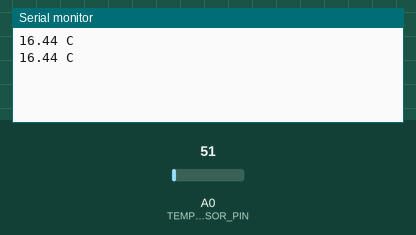
This sketch was run on a simulated Arduino Uno, built with avr-gcc and run on an emulated ATmega328P. Shown: the last lines printed to the serial monitor. Inputs (shaded band) come from the test bench; at power-on: A0 (TEMPERATURE_SENSOR_PIN) = 51.

Above: at 1.8 s.
1.9 s: A0 (TEMPERATURE_SENSOR_PIN) set to 61
At 2.8 s:
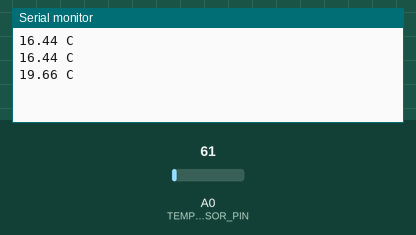
3.4 s: A0 (TEMPERATURE_SENSOR_PIN) set to 71
At 4.8 s:
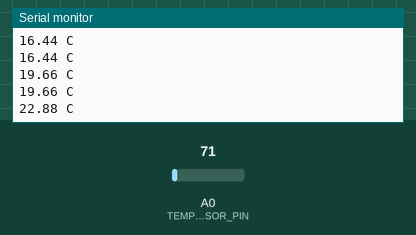
Timing chart, 0 to 6.4 s (numbered marks = the images above; inputs shaded):
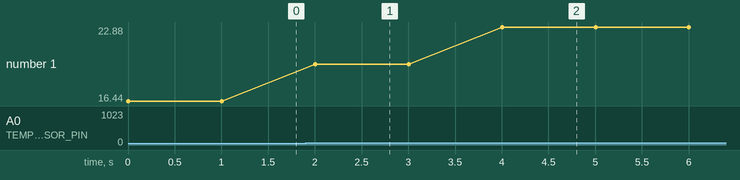

The sketch:

serial-thermometer-LM35.ino
```cpp
#define DEVICE_VOLTAGE 3.3
#define ADC_RESOLUTION 1024.0
#define MULTIPLIER 100.0
#define TEMPERATURE_SENSOR_PIN A0

int sensorRead;
float temperature;

void setup()
{
  Serial.begin(9600);
}

void loop()
{
  sensorRead = analogRead(TEMPERATURE_SENSOR_PIN);
  temperature = (sensorRead * DEVICE_VOLTAGE) / ADC_RESOLUTION;
  temperature *= MULTIPLIER;

  Serial.print(temperature);
  Serial.print(" C \n");
  delay(1000);
}
```

Measured:
- after the input at 1.9 s, the serial monitor: prints a new line after 0.10 s (image 1)
- after the input at 3.4 s, the serial monitor: prints a new line after 0.60 s (image 2)
- plotted number 1: 16.44 → 19.66 after the input at 1.9 s, 19.66 → 22.88 after the input at 3.4 s
